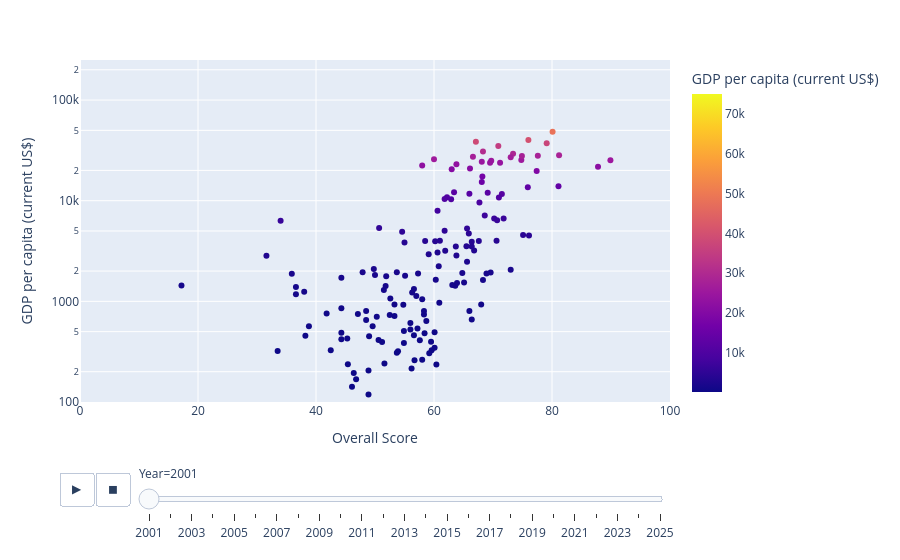

Here is the notebook cell this chart was saved with:
### Code cell
viz.scatter_freedom_development(df).show()

### Figure 1 — Plotly figure (JSON) as saved in the notebook; plotly's stock layout.template omitted (floating-point values rounded to 4 significant figures; data arrays with more than 128 entries replaced by an {"elided": "..."} marker saying what was removed)
{"data": [{"hovertemplate": "<b>%{hovertext}</b><br><br>Year=2001<br>Overall Score=%{x}<br>GDP per capita (current US$)=%{marker.color}<extra></extra>", "hovertext": {"elided": "182 str values"}, "legendgroup": "", "marker": {"color": {"elided": "182 float values"}, "coloraxis": "coloraxis", "symbol": "circle"}, "mode": "markers", "name": "", "orientation": "v", "showlegend": false, "type": "scatter", "x": {"elided": "182 float values"}, "xaxis": "x", "y": {"elided": "182 float values"}, "yaxis": "y"}], "layout": {"coloraxis": {"colorbar": {"title": {"text": "GDP per capita (current US$)"}}, "colorscale": [[0.0, "#0d0887"], [0.1111, "#46039f"], [0.2222, "#7201a8"], [0.3333, "#9c179e"], [0.4444, "#bd3786"], [0.5556, "#d8576b"], [0.6667, "#ed7953"], [0.7778, "#fb9f3a"], [0.8889, "#fdca26"], [1.0, "#f0f921"]]}, "legend": {"tracegroupgap": 0}, "margin": {"t": 60}, "sliders": [{"active": 0, "currentvalue": {"prefix": "Year="}, "len": 0.9, "pad": {"b": 10, "t": 60}, "steps": [{"args": [["2001"], {"frame": {"duration": 0, "redraw": false}, "fromcurrent": true, "mode": "immediate", "transition": {"duration": 0, "easing": "linear"}}], "label": "2001", "method": "animate"}, {"args": [["2002"], {"frame": {"duration": 0, "redraw": false}, "fromcurrent": true, "mode": "immediate", "transition": {"duration": 0, "easing": "linear"}}], "label": "2002", "method": "animate"}, {"args": [["2003"], {"frame": {"duration": 0, "redraw": false}, "fromcurrent": true, "mode": "immediate", "transition": {"duration": 0, "easing": "linear"}}], "label": "2003", "method": "animate"}, {"args": [["2004"], {"frame": {"duration": 0, "redraw": false}, "fromcurrent": true, "mode": "immediate", "transition": {"duration": 0, "easing": "linear"}}], "label": "2004", "method": "animate"}, {"args": [["2005"], {"frame": {"duration": 0, "redraw": false}, "fromcurrent": true, "mode": "immediate", "transition": {"duration": 0, "easing": "linear"}}], "label": "2005", "method": "animate"}, {"args": [["2006"], {"frame": {"duration": 0, "redraw": false}, "fromcurrent": true, "mode": "immediate", "transition": {"duration": 0, "easing": "linear"}}], "label": "2006", "method": "animate"}, {"args": [["2007"], {"frame": {"duration": 0, "redraw": false}, "fromcurrent": true, "mode": "immediate", "transition": {"duration": 0, "easing": "linear"}}], "label": "2007", "method": "animate"}, {"args": [["2008"], {"frame": {"duration": 0, "redraw": false}, "fromcurrent": true, "mode": "immediate", "transition": {"duration": 0, "easing": "linear"}}], "label": "2008", "method": "animate"}, {"args": [["2009"], {"frame": {"duration": 0, "redraw": false}, "fromcurrent": true, "mode": "immediate", "transition": {"duration": 0, "easing": "linear"}}], "label": "2009", "method": "animate"}, {"args": [["2010"], {"frame": {"duration": 0, "redraw": false}, "fromcurrent": true, "mode": "immediate", "transition": {"duration": 0, "easing": "linear"}}], "label": "2010", "method": "animate"}, {"args": [["2011"], {"frame": {"duration": 0, "redraw": false}, "fromcurrent": true, "mode": "immediate", "transition": {"duration": 0, "easing": "linear"}}], "label": "2011", "method": "animate"}, {"args": [["2012"], {"frame": {"duration": 0, "redraw": false}, "fromcurrent": true, "mode": "immediate", "transition": {"duration": 0, "easing": "linear"}}], "label": "2012", "method": "animate"}, {"args": [["2013"], {"frame": {"duration": 0, "redraw": false}, "fromcurrent": true, "mode": "immediate", "transition": {"duration": 0, "easing": "linear"}}], "label": "2013", "method": "animate"}, {"args": [["2014"], {"frame": {"duration": 0, "redraw": false}, "fromcurrent": true, "mode": "immediate", "transition": {"duration": 0, "easing": "linear"}}], "label": "2014", "method": "animate"}, {"args": [["2015"], {"frame": {"duration": 0, "redraw": false}, "fromcurrent": true, "mode": "immediate", "transition": {"duration": 0, "easing": "linear"}}], "label": "2015", "method": "animate"}, {"args": [["2016"], {"frame": {"duration": 0, "redraw": false}, "fromcurrent": true, "mode": "immediate", "transition": {"duration": 0, "easing": "linear"}}], "label": "2016", "method": "animate"}, {"args": [["2017"], {"frame": {"duration": 0, "redraw": false}, "fromcurrent": true, "mode": "immediate", "transition": {"duration": 0, "easing": "linear"}}], "label": "2017", "method": "animate"}, {"args": [["2018"], {"frame": {"duration": 0, "redraw": false}, "fromcurrent": true, "mode": "immediate", "transition": {"duration": 0, "easing": "linear"}}], "label": "2018", "method": "animate"}, {"args": [["2019"], {"frame": {"duration": 0, "redraw": false}, "fromcurrent": true, "mode": "immediate", "transition": {"duration": 0, "easing": "linear"}}], "label": "2019", "method": "animate"}, {"args": [["2020"], {"frame": {"duration": 0, "redraw": false}, "fromcurrent": true, "mode": "immediate", "transition": {"duration": 0, "easing": "linear"}}], "label": "2020", "method": "animate"}, {"args": [["2021"], {"frame": {"duration": 0, "redraw": false}, "fromcurrent": true, "mode": "immediate", "transition": {"duration": 0, "easing": "linear"}}], "label": "2021", "method": "animate"}, {"args": [["2022"], {"frame": {"duration": 0, "redraw": false}, "fromcurrent": true, "mode": "immediate", "transition": {"duration": 0, "easing": "linear"}}], "label": "2022", "method": "animate"}, {"args": [["2023"], {"frame": {"duration": 0, "redraw": false}, "fromcurrent": true, "mode": "immediate", "transition": {"duration": 0, "easing": "linear"}}], "label": "2023", "method": "animate"}, {"args": [["2024"], {"frame": {"duration": 0, "redraw": false}, "fromcurrent": true, "mode": "immediate", "transition": {"duration": 0, "easing": "linear"}}], "label": "2024", "method": "animate"}, {"args": [["2025"], {"frame": {"duration": 0, "redraw": false}, "fromcurrent": true, "mode": "immediate", "transition": {"duration": 0, "easing": "linear"}}], "label": "2025", "method": "animate"}], "x": 0.1, "xanchor": "left", "y": 0, "yanchor": "top"}], "updatemenus": [{"buttons": [{"args": [null, {"frame": {"duration": 500, "redraw": false}, "fromcurrent": true, "mode": "immediate", "transition": {"duration": 500, "easing": "linear"}}], "label": "&#9654;", "method": "animate"}, {"args": [[null], {"frame": {"duration": 0, "redraw": false}, "fromcurrent": true, "mode": "immediate", "transition": {"duration": 0, "easing": "linear"}}], "label": "&#9724;", "method": "animate"}], "direction": "left", "pad": {"r": 10, "t": 70}, "showactive": false, "type": "buttons", "x": 0.1, "xanchor": "right", "y": 0, "yanchor": "top"}], "xaxis": {"anchor": "y", "domain": [0.0, 1.0], "range": [0, 100], "title": {"text": "Overall Score"}}, "yaxis": {"anchor": "x", "domain": [0.0, 1.0], "range": [2.0, 5.398], "title": {"text": "GDP per capita (current US$)"}, "type": "log"}}}
